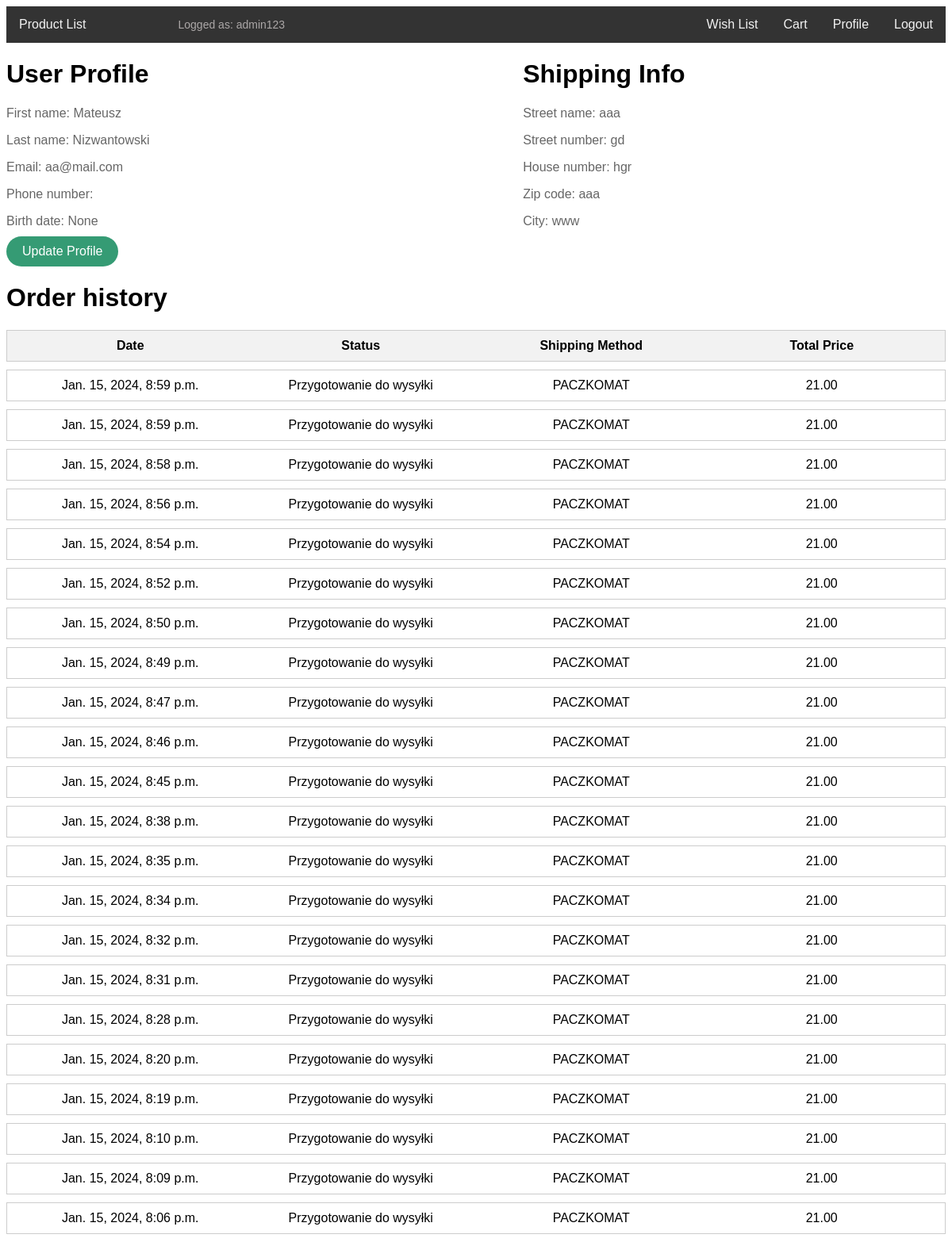
Before: /accounts/profile/ (signed in) with the older database file.
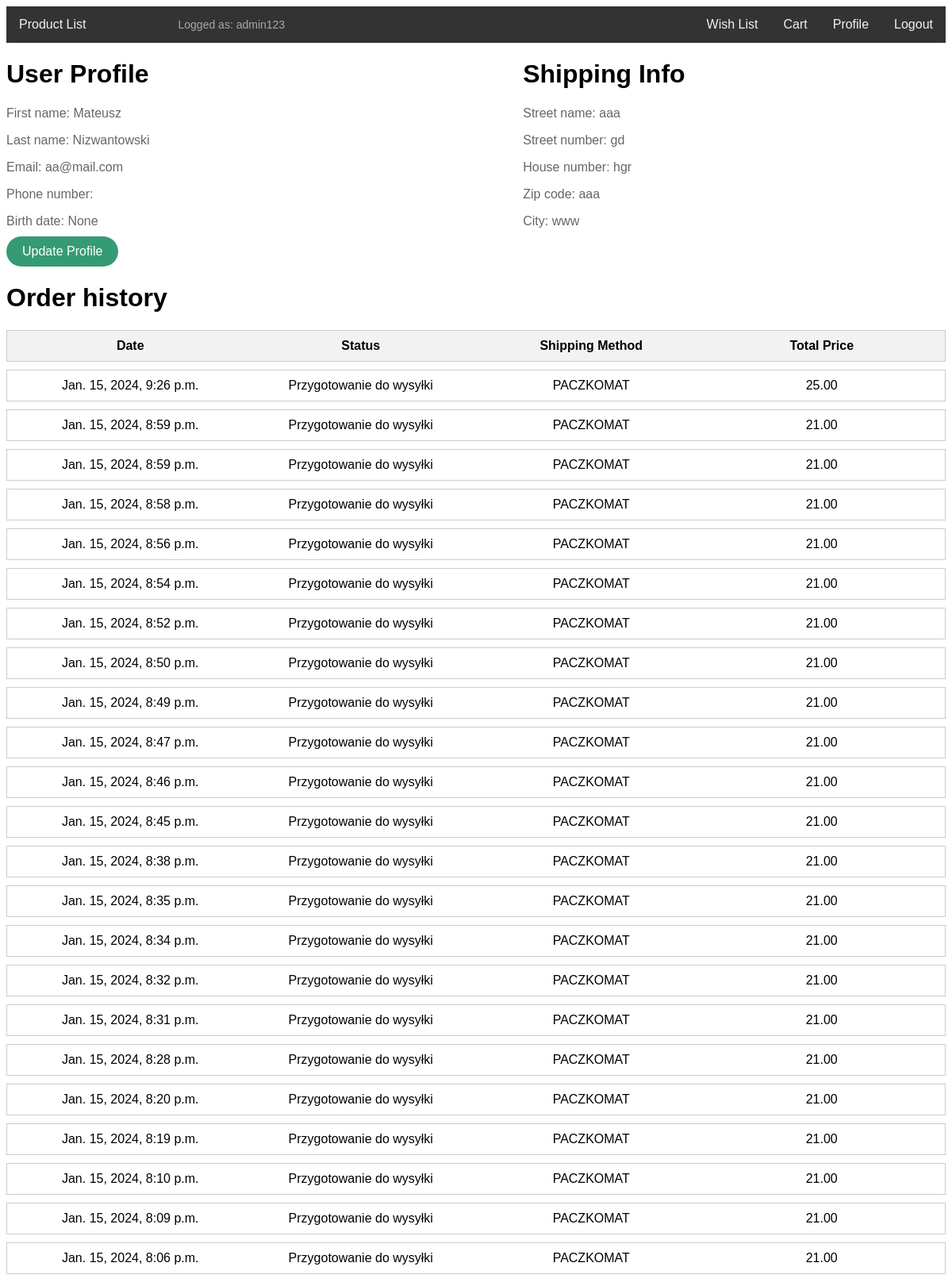
After: the same page with the newer database file.
### accounts/models.py (models this page shows)
class UserProfile(models.Model):
    user = models.OneToOneField(User, on_delete=models.CASCADE)
    phone_number = models.CharField(max_length=20)
    street_number = models.CharField(max_length=10)
    house_number = models.CharField(max_length=10)
    street_name = models.CharField(max_length=255)
    zip_code = models.CharField(max_length=10)
    city = models.CharField(max_length=255)
    birth_date = models.DateField(null=True, blank=True)
    email = models.EmailField(max_length=255, default="")
    first_name = models.CharField(max_length=255, default="")
    last_name = models.CharField(max_length=255, default="")

### cart_and_orders/models.py (models this page shows, shortened)
class Order(models.Model):
    SHIPPING_METHODS = [
        ("PACZKOMAT", "Paczkomat"),
        ("PACZKA_ORLEN", "Paczka Orlen"),
        ("POCZTA_POLSKA", "Poczta Polska"),
        ("KURIER", "Kurier"),
    ]
    user = models.ForeignKey(User, on_delete=models.CASCADE)
    created_at = models.DateTimeField(auto_now_add=True)
    shipping_method = models.CharField(
        max_length=20, choices=SHIPPING_METHODS, default="Paczkomat"
    )
    shipping_status = models.CharField(
        max_length=20, default="Przygotowanie do wysyłki"
    )
    shipping_street_number = models.CharField(max_length=10)
    shipping_house_number = models.CharField(max_length=10)
    shipping_street_name = models.CharField(max_length=255)
    shipping_zip_code = models.CharField(max_length=10)
    shipping_city = models.CharField(max_length=255)
    shipping_email = models.EmailField(max_length=255)
    shipping_first_name = models.CharField(max_length=255)
    shipping_last_name = models.CharField(max_length=255)
    shipping_phone_number = models.CharField(max_length=20)
    total_price = models.DecimalField(max_digits=6, decimal_places=2, default=21)

### accounts/views.py (the view)
# urls.py: path("profile/", views.user_profile_detail_view, name="profile_detail"),
@login_required
def user_profile_detail_view(request):
    user_profile = request.user.userprofile
    orders = Order.objects.filter(user=request.user)
    orders = orders.order_by("-created_at")
    return render(
        request,
        "registration/profile_detail.html",
        {"user_profile": user_profile, "orders": orders},
    )

### templates/registration/profile_detail.html
{% extends "base.html" %}
{% load static %}
{% block content %}
<link href="{% static 'registration/profile_detail.css' %}" rel="stylesheet">
<div class="profile-container">
    <div>
        <h1>User Profile</h1>
        <p>First name: {{ user_profile.first_name }}</p>
        <p>Last name: {{ user_profile.last_name }}</p>
        <p>Email: {{ user_profile.email }}</p>
        <p>Phone number: {{ user_profile.phone_number }}</p>
        <p>Birth date: {{ user_profile.birth_date }}</p>
        <a href="{% url 'profile' %}" class="btn btn-primary">Update Profile</a>
    </div>
    <div>
        <h1>Shipping Info</h1>
        <p>Street name: {{ user_profile.street_name }}</p>
        <p>Street number: {{ user_profile.street_number }}</p>
        <p>House number: {{ user_profile.house_number }}</p>
        <p>Zip code: {{ user_profile.zip_code }}</p>
        <p>City: {{ user_profile.city }}</p>
    </div>
</div>
<h1>Order history</h1>
<div class="order-header">
    <div>Date</div>
    <div>Status</div>
    <div>Shipping Method</div>
    <div>Total Price</div>
</div>
{% for order in orders %}
<div class="order">
    <div>{{ order.created_at }}</div>
    <div>{{ order.shipping_status }}</div>
    <div>{{ order.shipping_method }}</div>
    <div>{{ order.total_price }}</div>
</div>
{% empty %}
<p>No orders yet.</p>
{% endfor %}
{% endblock %}

### templates/base.html (shortened to what this page needs)
{% load static %}
<!DOCTYPE html>
<html lang="en">
<link rel="stylesheet" href="{% static 'style.css' %}">
<head>
</head>
<body>
    {% if user.is_authenticated %}
    <div class="navbar">
        <a href="{% url 'index'%}">Product List</a>
        <p>Logged as: {{ user.username }}</p>
        <a class="signin" href="/accounts/logout/">Logout</a>
        <a class="signin" href="/accounts/profile/">Profile</a>
        <a class="signin" href="/orders/cart/">Cart</a>
        <a class="signin" href="{% url 'favorites'%}">Wish List</a>
    </div>
    {% else %}
    <div class="navbar">
        <a href="{% url 'index'%}">Product List</a>
        <a class="signin" href="/accounts/register/">Register</a>
        <a class="signin" href="/accounts/login/">Login</a>
    </div>
    {% endif %}
    {% block content %}
    {% endblock %}
</body>
</html>

### static/style.css (style rules this page uses)
body { font-family: Arial, sans-serif; }
.navbar { overflow: hidden; background-color: #333; width: 100%; }
.navbar a { float: left; display: block; color: #f2f2f2; text-align: center; padding: 14px 16px; text-decoration: none; }
.navbar .signin { float: right; }
.navbar p { display: inline-block !important; color: rgb(172, 168, 168); font-size: 14px; margin-left: 100px; margin-top: 15px; }

### static/registration/profile_detail.css (style rules this page uses)
body { font-family: Arial, sans-serif; }
p { color: #666; margin-bottom: 10px; }
.profile-container { display: flex; justify-content: space-between; }
.profile-container>div { width: 45%; }
.btn { display: inline-block; padding: 10px 20px; color: #fff; background-color: #359b74; border: none; border-radius: 50px; text-decoration: none; transition: background-color 0.3s ease; }
.order-header, .order { display: flex; justify-content: space-between; border: 1px solid #ccc; padding: 10px; margin-bottom: 10px; }
.order-header div, .order div { flex: 1; text-align: center; }
.order-header { font-weight: bold; background-color: #f2f2f2; }

Changed rows visible on the page:
added Order: created_at "Jan. 15, 2024, 9:26 p.m.", shipping_status "Przygotowanie do wysyłki", shipping_method "PACZKOMAT", total_price "25.00"
